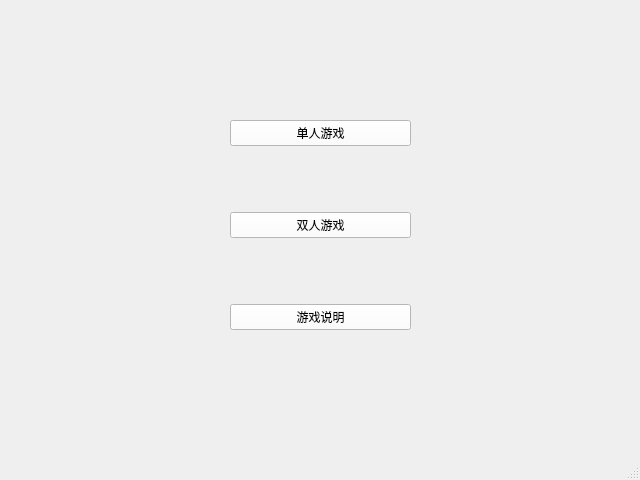
<?xml version="1.0" encoding="UTF-8"?>
<ui version="4.0">
 <class>MainWindow</class>
 <widget class="QMainWindow" name="MainWindow">
  <property name="geometry">
   <rect>
    <x>0</x>
    <y>0</y>
    <width>640</width>
    <height>480</height>
   </rect>
  </property>
  <property name="windowTitle">
   <string>MainWindow</string>
  </property>
  <property name="styleSheet">
   <string notr="true">background-image: url(:/resource/intro-back-1.png)</string>
  </property>
  <widget class="QWidget" name="centralwidget">
   <property name="styleSheet">
    <string notr="true">background: transparent</string>
   </property>
   <widget class="QWidget" name="verticalLayoutWidget">
    <property name="geometry">
     <rect>
      <x>230</x>
      <y>60</y>
      <width>181</width>
      <height>331</height>
     </rect>
    </property>
    <layout class="QVBoxLayout" name="verticalLayout">
     <item>
      <widget class="QPushButton" name="pushButton">
       <property name="styleSheet">
        <string notr="true">background: rgb(255,255,255)</string>
       </property>
       <property name="text">
        <string>单人游戏</string>
       </property>
      </widget>
     </item>
     <item>
      <widget class="QPushButton" name="pushButton_2">
       <property name="styleSheet">
        <string notr="true">background: rgb(255,255,255)</string>
       </property>
       <property name="text">
        <string>双人游戏</string>
       </property>
      </widget>
     </item>
     <item>
      <widget class="QPushButton" name="pushButton_3">
       <property name="styleSheet">
        <string notr="true">background: rgb(255,255,255)</string>
       </property>
       <property name="text">
        <string>游戏说明</string>
       </property>
      </widget>
     </item>
    </layout>
   </widget>
  </widget>
  <widget class="QMenuBar" name="menubar">
   <property name="geometry">
    <rect>
     <x>0</x>
     <y>0</y>
     <width>640</width>
     <height>26</height>
    </rect>
   </property>
  </widget>
  <widget class="QStatusBar" name="statusbar"/>
 </widget>
 <tabstops>
  <tabstop>pushButton</tabstop>
  <tabstop>pushButton_2</tabstop>
  <tabstop>pushButton_3</tabstop>
 </tabstops>
 <resources/>
 <connections/>
</ui>
